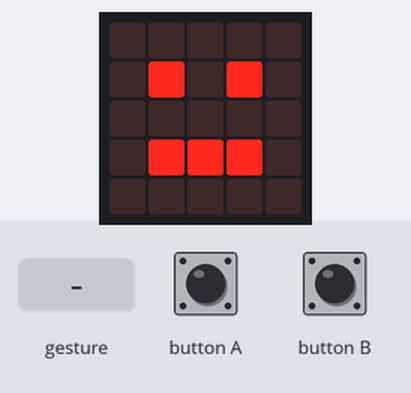
Bench run of a program on a simulated BBC micro:bit (MakeCode). Parts: the board's 5×5 LED display. The inputs (shaded band) are chosen by the test bench. A reset restarts the program; a tilt is held for 1.5 s and a shake lasts 1 s, then the board lies face up again.

Above: at 1.6 s.
1.7 s: gesture '6g'
At 6.8 s:
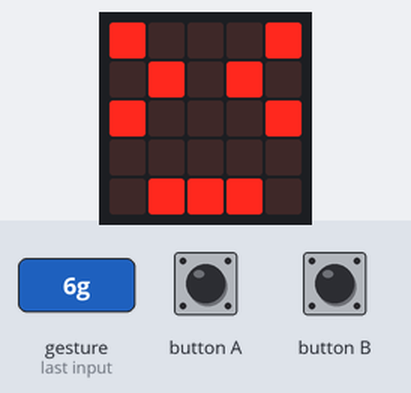
9.8 s: button A pressed for 0.15 s
At 10.5 s:
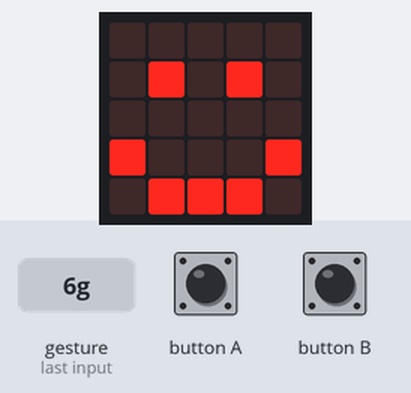
11.4 s: button B pressed for 0.15 s
At 12.7 s:
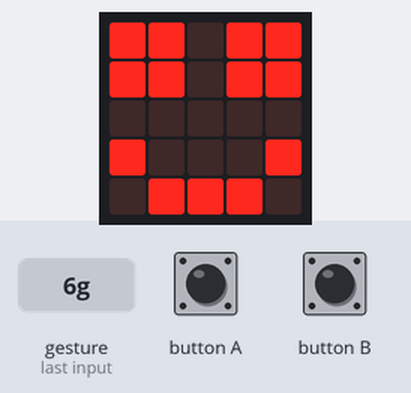
13.0 s: gesture 'shake'
At 13.6 s:
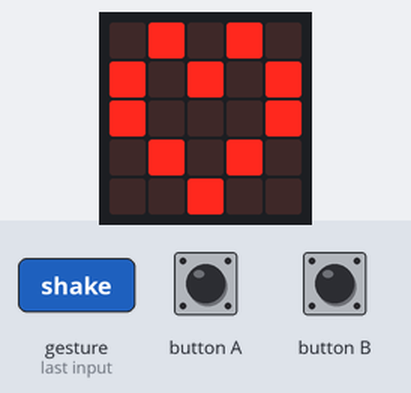
Timing chart, 0 to 16.0 s (numbered marks = the images above; inputs shaded):
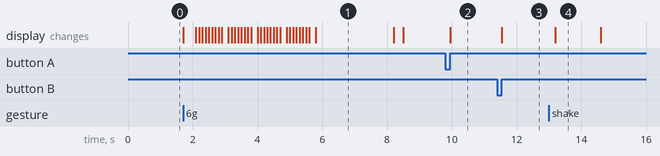

Measured:
- after the input at 1.7 s, the display: first changes at once (image 1 shows a later state)
- after the input at 9.8 s, the display: changes after 0.15 s (image 2)
- after the input at 11.4 s, the display: changes after 0.15 s (image 3)
- after the input at 13.0 s, the display: changes after 0.20 s (image 4)
- what the display in image 1 shows lasts 2.4 s, from 5.8 s to 8.2 s
- what the display in image 4 shows lasts 1.4 s, from 13.2 s to 14.6 s

The program:

main.ts
```typescript
// 不停地检测心情值
function _for () {
    happy += -5
    if (_shake != 1) {
        if (happy > 50) {
            basic.showLeds(`
                . . . . .
                . # . # .
                . . . . .
                # . . . #
                . # # # .
                `)
        }
        if (happy < 50 && happy > 0) {
            basic.showLeds(`
                . . . . .
                . # . # .
                . . . . .
                . # # # .
                . . . . .
                `)
        }
        if (happy < 0) {
            basic.showLeds(`
                . . . . .
                . # . # .
                . . . . .
                . # # # .
                # . . . #
                `)
        }
    }
    basic.pause(10000)
}
function shock () {
    _shake = 1
    basic.showLeds(`
        . . . . .
        . # . # .
        . . . . .
        . . # . .
        . . . . .
        `)
    led.plotBrightness(1, 1, 0)
    led.plotBrightness(3, 1, 0)
    basic.pause(100)
    led.plotBrightness(0, 1, 255)
    led.plotBrightness(3, 1, 255)
    basic.pause(100)
    led.plotBrightness(0, 1, 0)
    led.plotBrightness(3, 1, 0)
    basic.pause(100)
    led.plotBrightness(0, 0, 255)
    led.plotBrightness(3, 0, 255)
    basic.pause(100)
    led.plotBrightness(0, 0, 0)
    led.plotBrightness(3, 0, 0)
    basic.pause(100)
    led.plotBrightness(1, 0, 255)
    led.plotBrightness(4, 0, 255)
    basic.pause(100)
    led.plotBrightness(1, 0, 0)
    led.plotBrightness(4, 0, 0)
    basic.pause(100)
    led.plotBrightness(1, 1, 255)
    led.plotBrightness(4, 1, 255)
    basic.pause(100)
    led.plotBrightness(1, 1, 0)
    led.plotBrightness(4, 1, 0)
    basic.pause(100)
    led.plotBrightness(1, 1, 0)
    led.plotBrightness(1, 1, 0)
    basic.pause(100)
    led.plotBrightness(0, 1, 255)
    led.plotBrightness(3, 1, 255)
    basic.pause(100)
    led.plotBrightness(0, 1, 0)
    led.plotBrightness(3, 1, 0)
    basic.pause(100)
    led.plotBrightness(0, 0, 255)
    led.plotBrightness(3, 0, 255)
    basic.pause(100)
    led.plotBrightness(0, 0, 0)
    led.plotBrightness(3, 0, 0)
    basic.pause(100)
    led.plotBrightness(1, 0, 255)
    led.plotBrightness(4, 0, 255)
    basic.pause(100)
    led.plotBrightness(1, 0, 0)
    led.plotBrightness(4, 0, 0)
    basic.pause(100)
    led.plotBrightness(1, 1, 255)
    led.plotBrightness(4, 1, 255)
    basic.pause(100)
    led.plotBrightness(1, 1, 0)
    led.plotBrightness(4, 1, 0)
    basic.pause(100)
    led.plotBrightness(1, 1, 0)
    led.plotBrightness(1, 1, 0)
    basic.pause(100)
    led.plotBrightness(0, 1, 255)
    led.plotBrightness(3, 1, 255)
    basic.pause(100)
    led.plotBrightness(0, 1, 0)
    led.plotBrightness(3, 1, 0)
    basic.pause(100)
    led.plotBrightness(0, 0, 255)
    led.plotBrightness(3, 0, 255)
    basic.pause(100)
    led.plotBrightness(0, 0, 0)
    led.plotBrightness(3, 0, 0)
    basic.pause(100)
    led.plotBrightness(1, 0, 255)
    led.plotBrightness(4, 0, 255)
    basic.pause(100)
    led.plotBrightness(1, 0, 0)
    led.plotBrightness(4, 0, 0)
    basic.pause(100)
    led.plotBrightness(1, 1, 255)
    led.plotBrightness(4, 1, 255)
    basic.pause(100)
    led.plotBrightness(1, 1, 0)
    led.plotBrightness(4, 1, 0)
    basic.pause(100)
    led.plotBrightness(1, 1, 0)
    led.plotBrightness(1, 1, 0)
    basic.pause(100)
    led.plotBrightness(0, 1, 255)
    led.plotBrightness(3, 1, 255)
    basic.pause(100)
    led.plotBrightness(0, 1, 0)
    led.plotBrightness(3, 1, 0)
    basic.pause(100)
    led.plotBrightness(0, 0, 255)
    led.plotBrightness(3, 0, 255)
    basic.pause(100)
    led.plotBrightness(0, 0, 0)
    led.plotBrightness(3, 0, 0)
    basic.pause(100)
    led.plotBrightness(1, 0, 255)
    led.plotBrightness(4, 0, 255)
    basic.pause(100)
    led.plotBrightness(1, 0, 0)
    led.plotBrightness(4, 0, 0)
    basic.pause(100)
    led.plotBrightness(1, 1, 255)
    led.plotBrightness(4, 1, 255)
    basic.pause(100)
    led.plotBrightness(1, 1, 0)
    led.plotBrightness(4, 1, 0)
    basic.pause(100)
    led.plotBrightness(1, 1, 0)
    led.plotBrightness(1, 1, 0)
    basic.pause(100)
    basic.showLeds(`
        # . . . #
        . # . # .
        # . . . #
        . . . . .
        . # # # .
        `)
    basic.pause(2000)
    _shake = 0
    // 重启一下以免爆内存系统崩溃
    control.reset()
}
input.onButtonPressed(Button.A, function () {
    // 判断是为了避免干扰头晕动画
    // 后面同理
    if (_shake != 1) {
        happy = 100
        basic.showLeds(`
            . . . . .
            . # . # .
            . . . . .
            # . . . #
            . # # # .
            `)
    }
})
input.onGesture(Gesture.SixG, function () {
    shock()
})
input.onGesture(Gesture.Shake, function () {
    if (_shake != 1) {
        basic.showLeds(`
            . # . # .
            # . # . #
            # . . . #
            . # . # .
            . . # . .
            `)
        happy = 100
        basic.pause(1000)
        if (_shake != 1) {
            basic.showLeds(`
                . . . . .
                . # . # .
                . . . . .
                # . . . #
                . # # # .
                `)
        }
    }
})
input.onButtonPressed(Button.B, function () {
    if (_shake != 1) {
        happy = 100
        basic.showLeds(`
            # # . # #
            # # . # #
            . . . . .
            # . . . #
            . # # # .
            `)
        basic.pause(2000)
    }
})
let _shake = 0
let happy = 0
happy = 50
basic.showLeds(`
    . . . . .
    . # . # .
    . . . . .
    . # # # .
    . . . . .
    `)
basic.forever(function () {
    _for()
})
```

test.ts
```typescript
// 在此处测试；当此软件包作为插件使用时，将不会编译此软件包。
```
